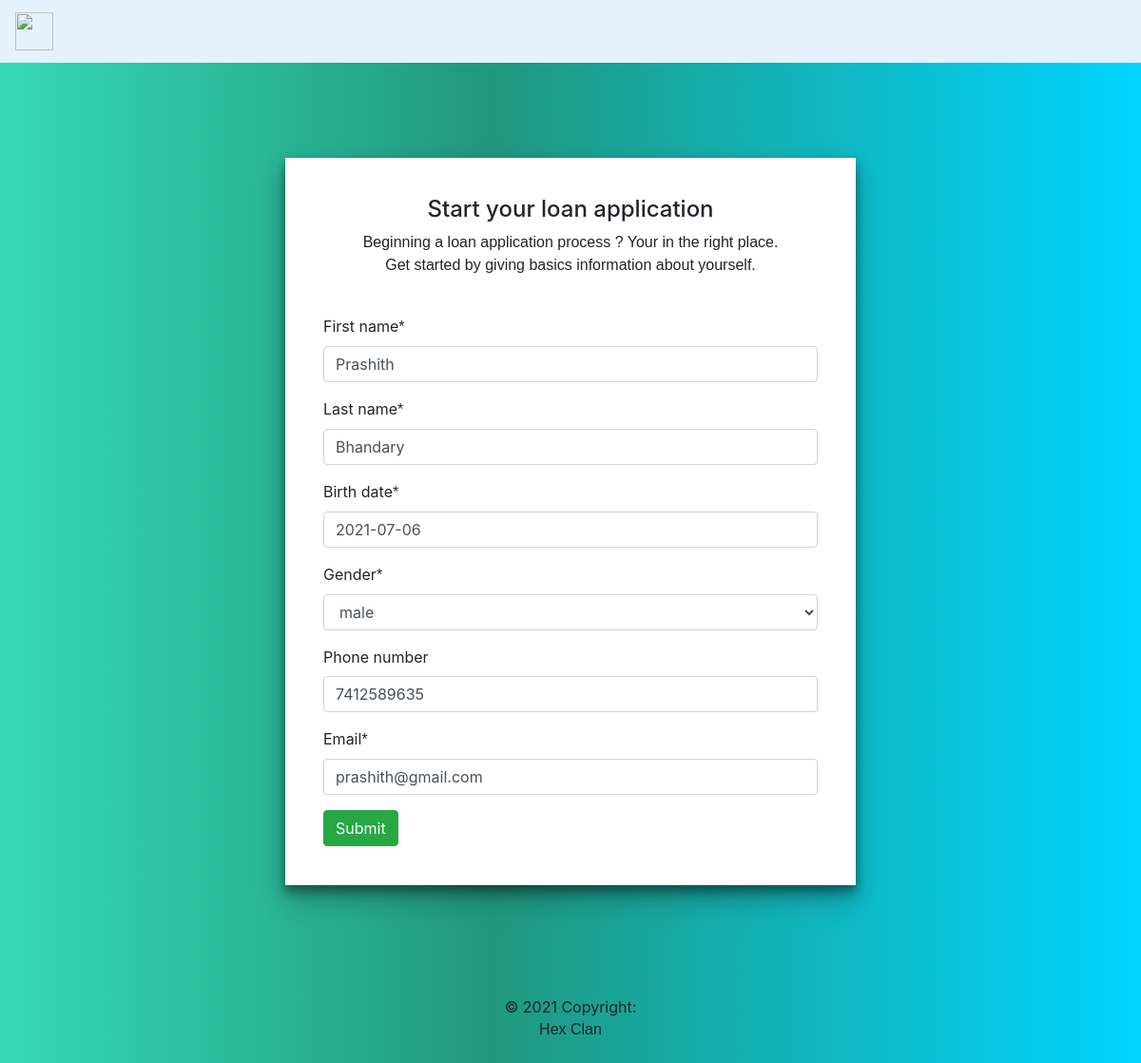
/2/info-update/, run on the app's committed database.
### details/models.py (models this page shows, shortened)
class PersonalDetails(models.Model):
    first_name = models.CharField(max_length=100, null=True)
    last_name = models.CharField(max_length=100, null=True)
    birth_date = models.DateField(null=True)
    gender = models.CharField(max_length=6, choices=DIFF_CHOICES, null=True)
    phone_regex = RegexValidator(regex=r'^\d{10,10}$', message="Phone number must be entered in the format: '+999999999'. Up to 10 digits allowed.")
    phone_number = models.CharField(validators=[phone_regex], max_length=10, blank=True, null=True) # validators should be a list
    email = models.EmailField(null=True)

### details/views.py (the view)
# urls.py: path('<int:pk>/info-update/',BorrowerUpdateView.as_view(),name='basic-update'),
class BorrowerUpdateView(UpdateView):
    template_name = 'details/basic_update.html'
    model = PersonalDetails
    fields = "__all__"
    success_url = "/coborrower-info"

### details/templates/details/basic_update.html (shortened to what this page needs)
{% extends 'base.html' %}
{% load static %}
{% load crispy_forms_tags %}
    {% block style %}
        <link rel="stylesheet" href={% static 'details/form.css' %}>
    {% endblock style %}
{% block content %}
<body>
    <div id="task-container">
        <div id="form-wrapper">
    <form method="POST" action="/info-update/">
        <h4 style="text-align: center;">Start your loan application</h4>
    <p style="text-align: center">Beginning a loan application process ? Your in the right place.
    <br>Get started by giving basics information about yourself.</p><br></center>
            {{form|crispy}}
            <button class="btn btn-success">Submit</button>
          </div>
        </div>
</body>
{% endblock content %}

### static/style.css (style rules this page uses)
body { background: rgb(54, 217, 182); background: linear-gradient( 90deg, rgba(54, 217, 182, 1) 0%, rgba(32, 152, 126, 1) 43%, rgba(0, 212, 255, 1) 100% ); }

### details/static/details/form.css (style rules this page uses)
h1, h2, h3, h4, h5, p, span, strike { font-family: "Montserrat", sans-serif; }
#task-container { max-width: 600px; margin: 0 auto; box-shadow: 0 14px 28px rgba(0, 0, 0, 0.25), 0 10px 10px rgba(0, 0, 0, 0.22); background-color: #fff; margin-top: 100px; margin-bottom: 100px; justify-content: space-around; align-items: flex-start; }
#form-wrapper { position: -webkit-sticky; position: sticky; top: 0rem; border-bottom: 1px solid #e9e9e9; background-color: #fff; box-shadow: 0 3px 8px rgba(0, 0, 0, 0.25); padding: 40px; }

### data on the page
PersonalDetails: first_name "Prashith", last_name "Bhandary", birth_date "2021-07-06", gender "male", phone_number "7412589635", email "prashith@gmail.com"
